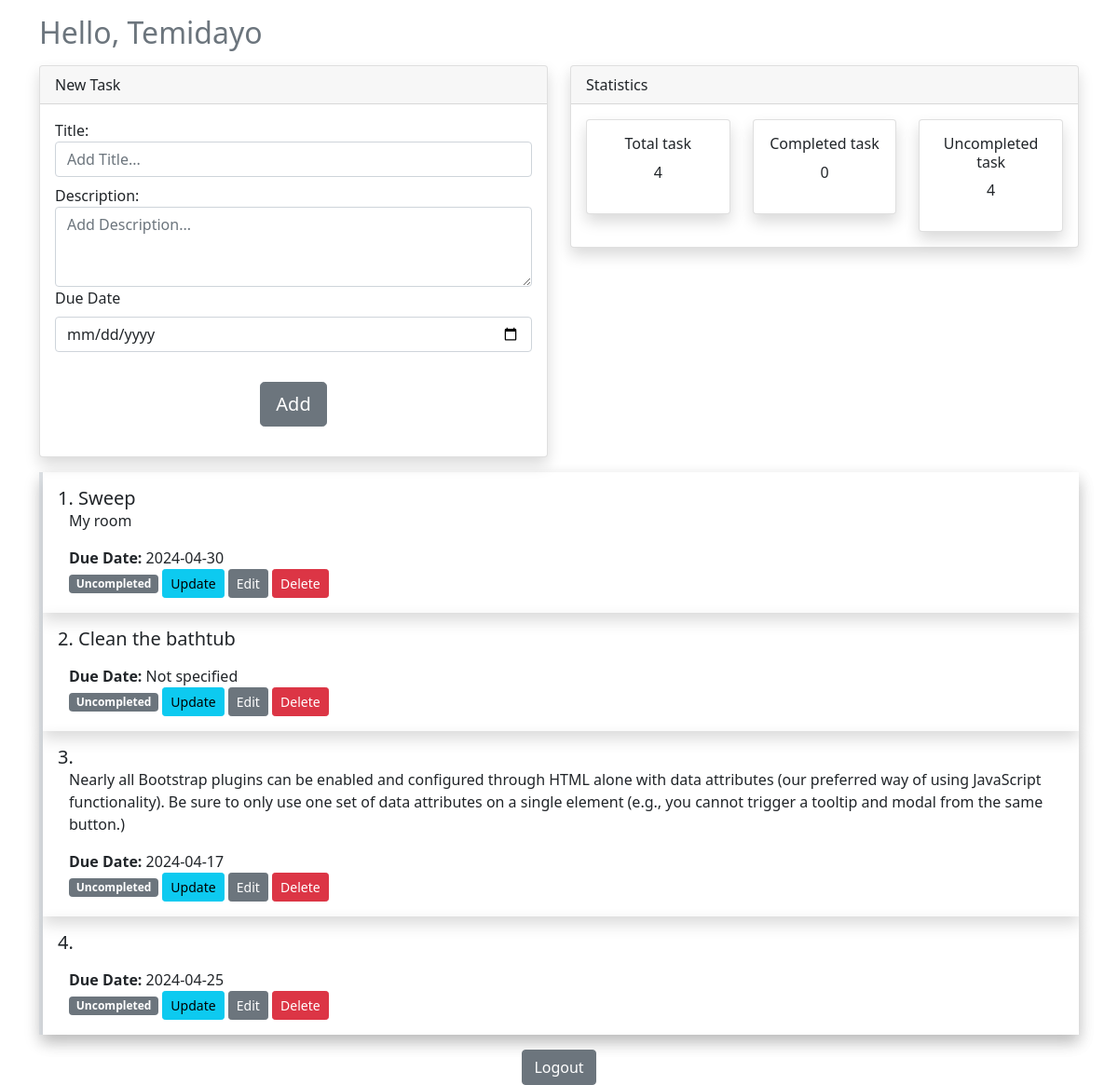
/list (signed in), run on the app's committed database.
### database.py (models this page shows, shortened)
class Reg(db.Model, UserMixin):
    idd = db.Column(db.String, primary_key=True, default=lambda: str(uuid4()))
    last_name = db.Column(db.String(50), nullable=False)
    first_name = db.Column(db.String(50), nullable=False)
    email = db.Column(db.String(50), nullable=False, unique=True)
    password = db.Column(db.String(80), nullable=False)

class Todo(db.Model):
    id = db.Column(db.Integer, primary_key=True) #, autoincrement=True)
    reg_id = db.Column(db.String, db.ForeignKey('reg.idd'), nullable=False)
    order = db.Column(db.Integer, nullable=False)  # New column for task order
    title = db.Column(db.String(150), nullable=False)
    description = db.Column(db.String(500))
    complete = db.Column(db.Boolean, default=False)
    due_date = db.Column(db.Date)  # New column for due date

### app.py (the view)
@app.route('/list', methods=['GET', 'POST'])
def list():
    if current_user.is_authenticated:
        todo_list = Todo.query.filter_by(reg_id=current_user.idd).all()
        total_todo = Todo.query.filter_by(reg_id=current_user.idd).count()
        completed_todo = Todo.query.filter_by(reg_id=current_user.idd).filter_by(complete=True).count()
        uncompleted_todo = Todo.query.filter_by(reg_id=current_user.idd).filter_by(complete=False).count()
        return render_template('dashboard/list.html', **locals())
    else:
        flash('Please log in to access this page.', 'error')
        return redirect(url_for('login'))

### app.py (called while the page is built)
@login_manager.user_loader
def load_user(reg_idd):
    return Reg.query.get(str(reg_idd))

### templates/dashboard/list.html (shortened to what this page needs)
{% extends 'bootstrap/index.html' %}
{% block content %}
    <div class="container">
        <h2 class="mb-3 mt-3 text-secondary">Hello, {{ current_user.first_name }}</h2>
        <div class="row">
            <div class="col-md-6">
                <div class="card shadow">
                    <div class="card-header">New Task</div>
                    <div class="card-body">
                        <form action="/add" class="mb-3" method="post">
                            <label for="">Title: </label>
                            <input class="form-control" type="text" name="title1" id="" placeholder="Add Title...">
                            <label class="mt-2" for="">Description: </label>
                            <textarea class="form-control" name="description1" id="description" rows="3"
                                placeholder="Add Description..."></textarea>
                            <div class="mb-3">
                                <label for="dueDateInput" class="form-label">Due Date</label>
                                <input type="date" class="form-control" id="dueDateInput" name="due_date">
                            </div>
                            <div class="col-md-12 text-center">
                                <input class="btn mt-3 btn-lg btn-secondary" type="submit" value="Add">
                            </div>
                        </form>
                    </div>
                </div>
            </div>
            <div class="col-md-6">
                <div class="card shadow">
                    <div class="card-header">Statistics</div>
                    <div class="card-body">
                        <div class="row">
                            <div class="col-md-4">
                                <div class="card shadow">
                                    <div class="card-body text-center">
                                        <h6>Total task</h6>
                                        <p class="text-center">{{total_todo}}</p>
                                    </div>
                                </div>
                            </div>
                            <div class="col-md-4">
                                <div class="card shadow">
                                    <div class="card-body text-center">
                                        <h6>Completed task</h6>
                                        <p class="text-center">{{completed_todo }}</p>
                                    </div>
                                </div>
                            </div>
                            <div class="col-md-4">
                                <div class="card shadow">
                                    <div class="card-body text-center">
                                        <h6>Uncompleted task</h6>
                                        <p class="text-center">{{uncompleted_todo}}</p>
                                    </div>
                                </div>
                            </div>
                        </div>
                    </div>
                </div>
            </div>
        </div>
        <div class="border-start border-4 shadow mt-3">
            {% for todo in todo_list %}
            <div class="card-body shadow">
                <h5 class="mb-0">{{ todo.order }}. {{ todo.title }}</h5>
                <p class="container-fluid">{{ todo.description }}</p>
                <p class="container-fluid mb-0"><b>Due Date:</b> {{ todo.due_date.strftime('%Y-%m-%d') if todo.due_date else 'Not specified' }}</p>
                <div class="container-fluid">
                    {% if todo.complete %}
                    <span class="badge bg-success">Completed</span>
                    {% else %}
                    <span class="badge bg-secondary">Uncompleted</span>
                    {% endif %}
                    <a class="btn btn-sm btn-info" href="/update/{{ todo.id }}">Update</a>
                    <button type="button" class="btn btn-sm btn-secondary" data-bs-toggle="modal" data-bs-target="#editModal{{ todo.id }}">
                        Edit
                    </button>
                    <a class="btn btn-sm btn-danger" href="/delete/{{ todo.id }}">Delete</a>
                </div>
            </div>
            {% endfor %}
        </div>
        <div class="mt-3 text-center">
            <a href="{{url_for('logout')}}"><button type="submit" class="btn btn-secondary">Logout</button></a>
        </div>
    </div>
{% endblock %}

### templates/bootstrap/index.html (shortened to what this page needs)
<!doctype html>
<html lang="en">
<head>
    <link href="https://cdn.jsdelivr.net/npm/bootstrap@5.1.3/dist/css/bootstrap.min.css" rel="stylesheet"
>
</head>
<body>
    {% block content %} {% endblock %}
</body>
</html>

### data on the page
Reg: first_name "Temidayo"
Todo: order "1", title "Sweep", description "My room", due_date "2024-04-30", complete "Uncompleted"
Todo: order "2", title "Clean the bathtub", due_date "Not specified", complete "Uncompleted"
Todo: order "3", description "Nearly all Bootstrap plugins can be enabled and configured through HTML alone with data attributes (our preferred way of using JavaScript functionality). Be sure to only use one set of data attributes on a single element (e.g., you cannot trigger a tooltip and modal from the same button.)", due_date "2024-04-17", complete "Uncompleted"
Todo: order "4", due_date "2024-04-25", complete "Uncompleted"

### other printed values
{{ total_todo }} "4"
{{ completed_todo }} "0"
{{ uncompleted_todo }} "4"
